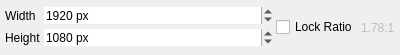
<?xml version="1.0" encoding="UTF-8"?>
<ui version="4.0">
 <class>BlockResize</class>
 <widget class="QWidget" name="BlockResize">
  <property name="geometry">
   <rect>
    <x>0</x>
    <y>0</y>
    <width>400</width>
    <height>55</height>
   </rect>
  </property>
  <property name="sizePolicy">
   <sizepolicy hsizetype="Preferred" vsizetype="Minimum">
    <horstretch>0</horstretch>
    <verstretch>0</verstretch>
   </sizepolicy>
  </property>
  <property name="windowTitle">
   <string>Form</string>
  </property>
  <layout class="QHBoxLayout" name="horizontalLayout" stretch="1,0,0">
   <property name="spacing">
    <number>3</number>
   </property>
   <property name="leftMargin">
    <number>5</number>
   </property>
   <property name="topMargin">
    <number>5</number>
   </property>
   <property name="rightMargin">
    <number>5</number>
   </property>
   <property name="bottomMargin">
    <number>5</number>
   </property>
   <item>
    <layout class="QFormLayout" name="formLayout">
     <property name="horizontalSpacing">
      <number>3</number>
     </property>
     <property name="verticalSpacing">
      <number>3</number>
     </property>
     <item row="0" column="0">
      <widget class="QLabel" name="widthLabel">
       <property name="sizePolicy">
        <sizepolicy hsizetype="Preferred" vsizetype="Expanding">
         <horstretch>0</horstretch>
         <verstretch>0</verstretch>
        </sizepolicy>
       </property>
       <property name="text">
        <string>Width</string>
       </property>
      </widget>
     </item>
     <item row="0" column="1">
      <widget class="QSpinBox" name="videoWidthButton">
       <property name="frame">
        <bool>false</bool>
       </property>
       <property name="suffix">
        <string> px</string>
       </property>
       <property name="minimum">
        <number>1</number>
       </property>
       <property name="maximum">
        <number>10000</number>
       </property>
       <property name="value">
        <number>1920</number>
       </property>
      </widget>
     </item>
     <item row="1" column="0">
      <widget class="QLabel" name="heightLabel">
       <property name="sizePolicy">
        <sizepolicy hsizetype="Preferred" vsizetype="Expanding">
         <horstretch>0</horstretch>
         <verstretch>0</verstretch>
        </sizepolicy>
       </property>
       <property name="text">
        <string>Height</string>
       </property>
      </widget>
     </item>
     <item row="1" column="1">
      <widget class="QSpinBox" name="videoHeightButton">
       <property name="frame">
        <bool>false</bool>
       </property>
       <property name="suffix">
        <string> px</string>
       </property>
       <property name="minimum">
        <number>1</number>
       </property>
       <property name="maximum">
        <number>10000</number>
       </property>
       <property name="value">
        <number>1080</number>
       </property>
      </widget>
     </item>
    </layout>
   </item>
   <item>
    <widget class="QCheckBox" name="lockButton">
     <property name="text">
      <string>Lock Ratio</string>
     </property>
    </widget>
   </item>
   <item>
    <widget class="QLabel" name="aspectRatioLabel">
     <property name="enabled">
      <bool>false</bool>
     </property>
     <property name="text">
      <string>1.78:1</string>
     </property>
    </widget>
   </item>
  </layout>
 </widget>
 <resources/>
 <connections/>
</ui>
